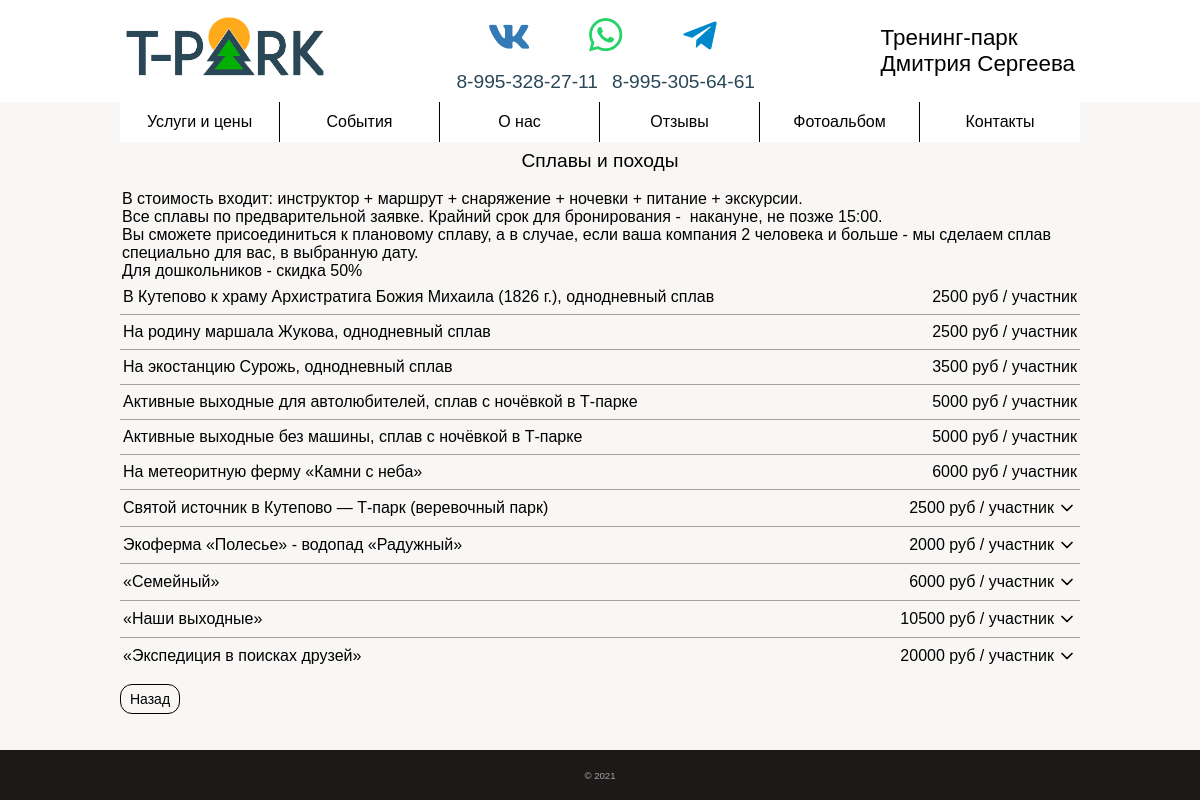
Screenshot of /category?category_id=2 with the database file from the repository.
### app/models.py (models this page shows)
class Category(db.Model):
    id = db.Column(db.Integer, primary_key=True, index=True, unique=True)
    name = db.Column(db.String(128))
    description = db.Column(db.Text)
    status = db.Column(db.BOOLEAN())  # отображение клиентам
    services = db.relationship('ServiceCategory', backref='category', lazy='dynamic')
    number = db.Column(db.Integer, index=True, default=30)
    types = db.relationship('CategoryType', backref='category', lazy='dynamic')

class Service(db.Model):
    id = db.Column(db.Integer, primary_key=True, index=True, unique=True)
    name = db.Column(db.String(128))
    short_description = db.Column(db.String(512))  # краткое описание
    description = db.Column(db.Text)  # полное описание
    status = db.Column(db.BOOLEAN())  # отображение клиентам
    next = db.Column(db.BOOLEAN())   # есть ли переход на дальнейшую страницу
    categories = db.relationship('ServiceCategory', backref='service', lazy='dynamic')
    price = db.Column(db.String(8))
    time = db.Column(db.String(128))
    def __repr__(self):
        if self.time:
            return self.price + ' руб / ' + self.time
        elif self.price:
            return self.price + ' руб'
        else:
            return ''

class ServiceCategory(db.Model):
    id = db.Column(db.Integer, primary_key=True, index=True, unique=True)
    service_id = db.Column(db.ForeignKey('service.id'))
    category_id = db.Column(db.ForeignKey('category.id'))
    number = db.Column(db.Integer, default=500)  # порядковый номер

### app/main/routes.py (the view)
@bp.route('/category', methods=['GET'])
def category():
    try:
        category_id = request.args.get('category_id')
        try:
            files = listdir('app/static/images/category/{}'.format(category_id))
            path = os.path.join('app/static/images/category/{}'.format(category_id), files[0])
            open(path)
            photo = True
        except:
            photo = False
            files = []
        category = Category.query.filter_by(id=category_id).first()
        services = category.services.order_by(ServiceCategory.number).all()
        if category.status == 1:
            return render_template('main/category.html', category=category, category_id=category_id,
                                   services=services, categories=get_categories(), files=files,
                                   contacts_data=get_contacts_data(), photo=photo)
        else:
            return redirect(url_for('main.index'))
    except:
        return render_template('errors/500.html')

### app/main/functions.py (called while the page is built)
def get_categories():
    return Category.query.order_by(Category.number).all()

def get_geolocation():
    return Text.query.filter_by(title='geolocation').first()

def get_address():
    return Text.query.filter_by(title='address').first()

def get_phone_numbers():
    return Text.query.filter_by(title='phone_numbers').first().text.split()

def get_media():
    return [Text.query.filter_by(title='vk').first(),
            Text.query.filter_by(title='insta').first()]

def get_contacts_data():
    return {
        'geolocation': get_geolocation(),
        'address': get_address(),
        'phone_numbers': get_phone_numbers(),
        'media': get_media()
    }

### app/models.py (called while the page is built)
    def __repr__(self):
        return self.text

### app/templates/main/category.html (shortened to what this page needs)
{% extends "main/base.html" %}
{% block scripts %}
    <link rel="stylesheet" href="{{ url_for('static', filename='category/category.css') }}">
    <link rel="stylesheet" href="{{ url_for('static', filename='slider.css') }}">
    <link rel="stylesheet" href="{{ url_for('static', filename='event/event.css') }}">
{% endblock %}
{% block app_content %}
    <div class="category_title">{{ category.name |safe }}</div>
    <div class="container">
        <div class="category_description">
            <div class="text">
                {{ category.description |safe if category.description }}
            </div>
        </div>
        <div id="buttons" class="buttons">
            {% for element in services %}
                {% set service = element.service %}
                {% if service.status == true %}
                    <div id="{{ service.id }}" class="button" status="0"
                         style="cursor: {%- if service.short_description or service.next -%}pointer{% else %}default{% endif %}">
                        {%- if not service.short_description and service.next -%}
                            <a href="{{ url_for('main.service') }}?service_id={{ service.id }}"
                               style="color: black; text-decoration: none;">
                        {% endif %}
                        <div class="content">
                            <div class="price">
                                <div>{{ service.name }}</div>
                                <div class="cost" style="display: flex;">
                                    <div id="prices{{ service.id }}"></div>
                                    {%- if service.short_description -%}
                                        <img class="price_switch" src="{{ url_for('static', filename='down.svg') }}"
                                             alt="">
                                    {%- elif not service.short_description and service.next -%}
                                        <img class="price_switch next_switch" style="transform: rotate(-90deg)"
                                             src="{{ url_for('static', filename='down.svg') }}"
                                             alt="">
                                    {%- endif -%}
                                </div>
                            </div>
                        </div>
                        {%- if not service.short_description and service.next -%}
                            </a>
                        {%- endif -%}
                    </div>
                {% endif %}
            {% endfor %}
        </div>
    </div>
{% endblock %}

### app/static/main/main.css (style rules this page uses)
:root { --background-color: rgba(169, 191, 239, 0.15); --primary-color: #ffa300; --primary-font-size: 16px; --primary-font-family: Arial, sans-serif; --primary-content-width: 960px; --primary-content-height: 100px; --modal_window_time: none; --vw: none; --vh: none; }
html { box-sizing: border-box; -webkit-tap-highlight-color: rgba(0, 0, 0, 0); height: 100vh; }
*, *:before, *:after { box-sizing: inherit; }
* { appearance: none; -webkit-appearance: none; font-family: var(--primary-font-family); }
body { margin: 0; -webkit-text-size-adjust: none; background-color: rgba(209, 207, 188, 0.15); height: 100vh; }
img { user-select: none; }
p { margin: 0; }
.category_title { padding-top: 8px; padding-bottom: 8px; text-align: center; font-size: calc(var(--primary-font-size) * 1.3); margin: 0 auto; }

### app/static/slider.css (style rules this page uses)
:root { --primary-width: calc(100% / 1); --primary-flex: 0 0 calc(100% / 1); }

### app/static/contacts/contacts.css (style rules this page uses)
.text { margin: 8px 0; }

### app/static/category/category.css (style rules this page uses)
.container { position: relative; justify-content: center; font-family: var(--primary-font-family); }
.category_title { padding-top: 4px; padding-bottom: 4px; text-align: center; width: calc(100 * var(--vw, 1vw) - 34px); font-size: calc(var(--primary-font-size) * 1.2); margin: 0 auto; }
.price { display: flex; justify-content: space-between; }
.button:last-child { border-bottom: 0; }

### app/static/category/category_desktop.css (style rules this page uses)
.buttons { margin-top: 20px; justify-content: center; align-items: flex-start; white-space: normal; display: grid; grid-template-columns: repeat(1, minmax(100px, 960px)); }
.category_title { padding-top: 8px; padding-bottom: 6px; }
.cost { min-width: 15%; justify-content: flex-end; margin-left: 6px; }
.price > div:first-child { text-align: left; }
.price > div { display: flex; align-items: center; }
.content { min-width: 10vw; text-align: center; }
.category_description { margin: 0 auto -20px; width: min(95%, 960px); }
.text { padding-top: 4px; margin-left: 2px; position: relative; text-align: left; font-size: var(--primary-font-size); }
.price_switch { margin-left: 3px; top: 8px; right: -1px; width: 20px; object-fit: cover; transition: all 0.5s; filter: invert(0); }
.button { font-size: var(--primary-font-size); padding: 8px 3px; cursor: pointer; border-bottom: 1px solid rgba(0, 0, 0, 0.35); transition: all 0.25s; }

### app/templates/main/category.html (style rules this page uses)
a:-webkit-any-link { cursor: inherit; }

### rows the page displays
Category: name "Сплавы и походы", description "В стоимость входит: инструктор + маршрут + снаряжение + ночевки + питание + экскурсии. Все сплавы по предварительной заявке. Крайний срок для бронирования - накануне, не позже 15:00. Вы сможете присоединиться к плановому сплаву, а в случае, если ваша компания 2 человека и больше - мы сделаем сплав специально для вас, в выбранную дату. Для дошкольников - скидка 50%"
Service: name "В Кутепово к храму Архистратига Божия Михаила (1826 г.), однодневный сплав"
Service: name "На родину маршала Жукова, однодневный сплав"
Service: name "На экостанцию Сурожь, однодневный сплав"
Service: name "Активные выходные для автолюбителей, сплав с ночёвкой в Т-парке"
Service: name "Активные выходные без машины, сплав с ночёвкой в Т-парке"
Service: name "На метеоритную ферму «Камни с неба»"
Service: name "Святой источник в Кутепово — Т-парк (веревочный парк)"
Service: name "Экоферма «Полесье» - водопад «Радужный»"
Service: name "«Семейный»"
Service: name "«Наши выходные»"
Service: name "«Экспедиция в поисках друзей»"

### other values shown
{{ phone_numbers[0][6]|string + phone_numbers[0][7]|string }} "27"
{{ phone_numbers[0][8]|string + phone_numbers[0][9]|string }} "11"
{{ phone_numbers[1][6]|string + phone_numbers[1][7]|string }} "64"
{{ phone_numbers[1][8]|string + phone_numbers[1][9]|string }} "61"
